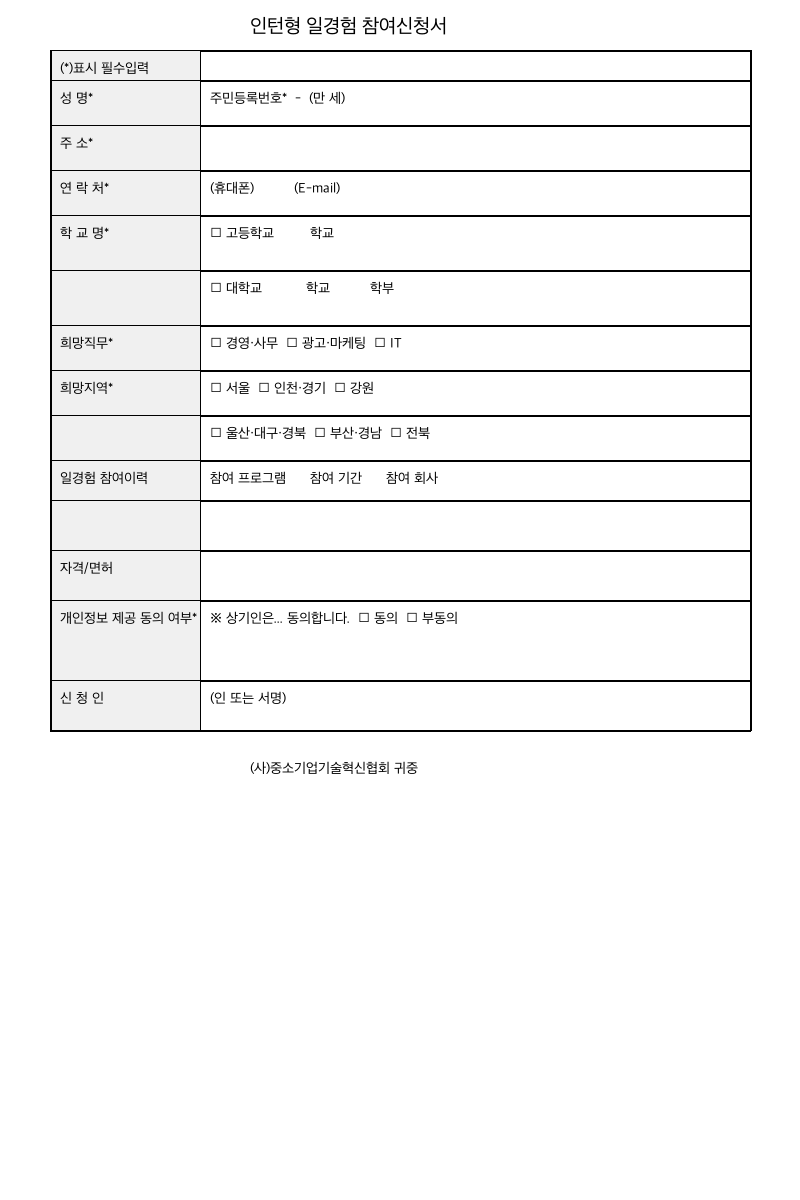
#> input picture eval/images/complex_form.png, 800 x 1200 px
$ python -i detector.py   (imports and definitions only)
#> lines starting #> are read from the running program, lines starting #| are printed output that depends on the picture; after the words box and inside, x2 and y2 are one past the last pixel; in counts of white or black regions, pixels touching at a corner belong together
from typing import List, Dict
import cv2
import numpy as np
from PIL import Image

from src.config import MAX_FIELDS


def _find_lines_with_params(binary: np.ndarray, h: int, w: int,
                             kernel_w: int, threshold_pct: float) -> List[int]:
    """주어진 파라미터로 가로선 y좌표를 찾는다."""
    h_kernel = cv2.getStructuringElement(cv2.MORPH_RECT, (kernel_w, 1))
    h_lines = cv2.morphologyEx(binary, cv2.MORPH_OPEN, h_kernel, iterations=1)

    row_sums = np.sum(h_lines, axis=1) / 255
    threshold = w * threshold_pct
    line_ys = np.where(row_sums > threshold)[0]
    return [int(y) for y in line_ys]


def _group_line_positions(line_ys: list, gap: int = 6) -> List[int]:
    """인접한 y좌표를 하나의 선으로 그룹화."""
    if len(line_ys) < 1:
        return []

    sorted_ys = sorted(set(line_ys))
    groups: List[int] = []
    current = [sorted_ys[0]]
    for y in sorted_ys[1:]:
        if y - current[-1] <= gap:
            current.append(y)
        else:
            groups.append(int(np.mean(current)))
            current = [y]
    groups.append(int(np.mean(current)))
    return groups


def _find_horizontal_line_positions(binary: np.ndarray, h: int, w: int) -> List[int]:
    """테이블의 가로선 y좌표들을 찾는다."""

    # 기본 감지: 넓은 커널 + 적절한 임계값
    all_ys = _find_lines_with_params(binary, h, w, max(w // 4, 100), 0.15)
    base_lines = _group_line_positions(all_ys)

    # 기본 감지 결과가 충분하면 그대로 사용
    if len(base_lines) >= 8:
        return base_lines

    # 부족하면 더 짧은 커널과 낮은 임계값으로 보강
    for kernel_ratio, thresh in [(6, 0.10), (8, 0.08)]:
        extra_ys = _find_lines_with_params(binary, h, w, max(w // kernel_ratio, 60), thresh)
        all_ys.extend(extra_ys)

    # 끊긴 선 복구 후 재시도
    repair_kernel = cv2.getStructuringElement(cv2.MORPH_RECT, (12, 1))
    repaired = cv2.dilate(binary, repair_kernel, iterations=1)
    repaired = cv2.erode(repaired, repair_kernel, iterations=1)
    extra_ys = _find_lines_with_params(repaired, h, w, max(w // 6, 60), 0.10)
    all_ys.extend(extra_ys)

    return _group_line_positions(all_ys)


def _has_label_text(gray: np.ndarray, y1: int, y2: int, w: int) -> bool:
    """행의 왼쪽 라벨 영역(~25%)에 유의미한 텍스트가 있는지 확인.

    텍스트가 없으면 이전 행의 연속(continuation)으로 판단.
    """
    label_w = int(w * 0.22)
    margin = 4
    roi = gray[y1 + margin:y2 - margin, margin:label_w]
    if roi.size == 0:
        return False

    # 어두운 픽셀(텍스트) 비율 계산 — 경계선 제외
    dark_ratio = float(np.mean(roi < 150))
    return dark_ratio > 0.02


def _merge_continuation_rows(rows: List[Dict], gray: np.ndarray, w: int) -> List[Dict]:
    """라벨 영역에 텍스트가 없는 연속 행을 이전 행과 병합."""
    if len(rows) < 2:
        return rows

    merged = [rows[0]]
    for row in rows[1:]:
        y1, y2 = row["bbox"][1], row["bbox"][3]
        if not _has_label_text(gray, y1, y2, w):
            # 이전 행과 병합: y2를 확장
            merged[-1]["bbox"][3] = y2
        else:
            merged.append(row)

    return merged


def _detect_bottom_content(gray: np.ndarray, last_table_y: int, h: int, w: int) -> List[Dict]:
    """테이블 아래 영역(서명란, 날짜 등)에 텍스트가 있으면 추가 행으로 반환."""
    if last_table_y >= h - 30:
        return []

    bottom_region = gray[last_table_y:h, 0:w]
    if bottom_region.size == 0:
        return []

    # 각 행의 텍스트 밀도 체크 — 테이블 경계선(dark > 0.5)은 제외
    col_dark = np.mean(bottom_region < 150, axis=1)
    text_ys = np.where((col_dark > 0.01) & (col_dark < 0.5))[0]
    if len(text_ys) == 0:
        return []

    content_start = last_table_y + int(text_ys[0])
    content_end = min(h, last_table_y + int(text_ys[-1]) + 10)

    if content_end - content_start < 20:
        return []

    return [{"bbox": [0, content_start, w, content_end]}]


def detect_form_rows(image: Image.Image) -> List[Dict]:
    """서류 이미지에서 테이블 행(row)을 감지한다."""
    img = np.array(image.convert("RGB"))
    gray = cv2.cvtColor(img, cv2.COLOR_RGB2GRAY)
    h, w = gray.shape

    blurred = cv2.GaussianBlur(gray, (3, 3), 0)

    # Adaptive threshold
    binary1 = cv2.adaptiveThreshold(
        blurred, 255,
        cv2.ADAPTIVE_THRESH_GAUSSIAN_C,
        cv2.THRESH_BINARY_INV, 15, 8,
    )

    # Otsu threshold (실제 사진에 더 강건)
    _, binary2 = cv2.threshold(blurred, 0, 255, cv2.THRESH_BINARY_INV + cv2.THRESH_OTSU)

    # 두 방법의 결과를 합침
    binary = cv2.bitwise_or(binary1, binary2)

    line_positions = _find_horizontal_line_positions(binary, h, w)

    if len(line_positions) < 2:
        line_positions = _find_horizontal_line_positions(binary1, h, w)

    if len(line_positions) < 2:
        return []

    rows: List[Dict] = []
    for i in range(len(line_positions) - 1):
        y1 = line_positions[i]
        y2 = line_positions[i + 1]
        row_h = y2 - y1

        if row_h < 20:
            continue

        if row_h > h * 0.40:
            continue

        roi = gray[y1:y2, 0:w]
        if roi.size > 0:
            white_ratio = float(np.mean(roi > 200))
            if white_ratio < 0.10:
                continue

        rows.append({"bbox": [0, y1, w, y2]})

    # 연속 행 병합 (라벨 영역에 텍스트 없는 행 → 이전 행과 합침)
    rows = _merge_continuation_rows(rows, gray, w)

    # 테이블 아래 서명/날짜 영역 추가
    if rows:
        last_table_y = rows[-1]["bbox"][3]
        bottom_rows = _detect_bottom_content(gray, last_table_y, h, w)
        rows.extend(bottom_rows)

    rows = rows[:MAX_FIELDS]

    for idx, item in enumerate(rows, start=1):
        item["id"] = idx

    return rows

>>> from PIL import Image
>>> picture = Image.open('../eval/images/complex_form.png')
#> picture is the input picture: PIL image 800x1200 RGB; min 0, max 255, mean 245.6
>>> result = detect_form_rows(picture)
#> in detect_form_rows, `binary1 = cv2.adaptiveThreshold( blurred, 255, cv2.ADAPTIVE_THRESH_GAU..`:
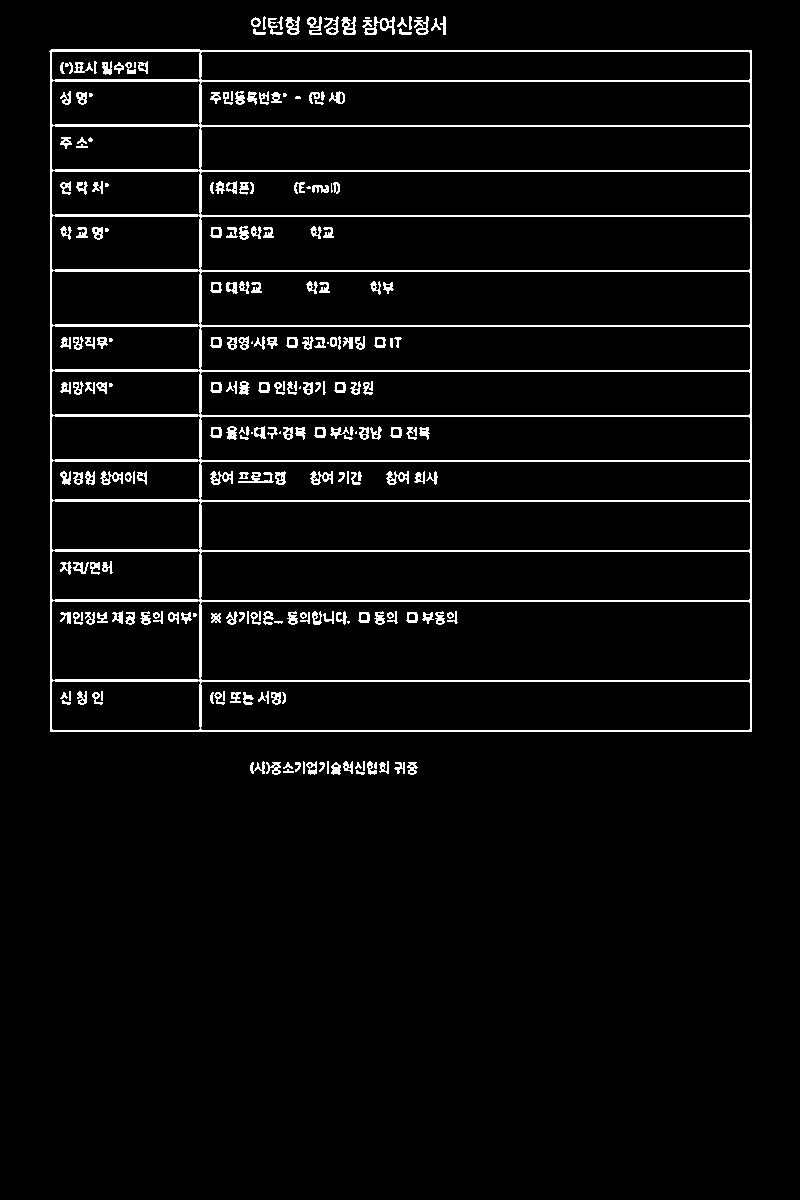
#> binary1: shape (1200, 800); 4.4% white in thin lines or dots, all inside (x1, y1, x2, y2) = (49, 16, 752, 775)
#> in detect_form_rows, `_, binary2 = cv2.threshold(blurred, 0, 255, cv2.THRESH_BINARY_INV + cv..`:
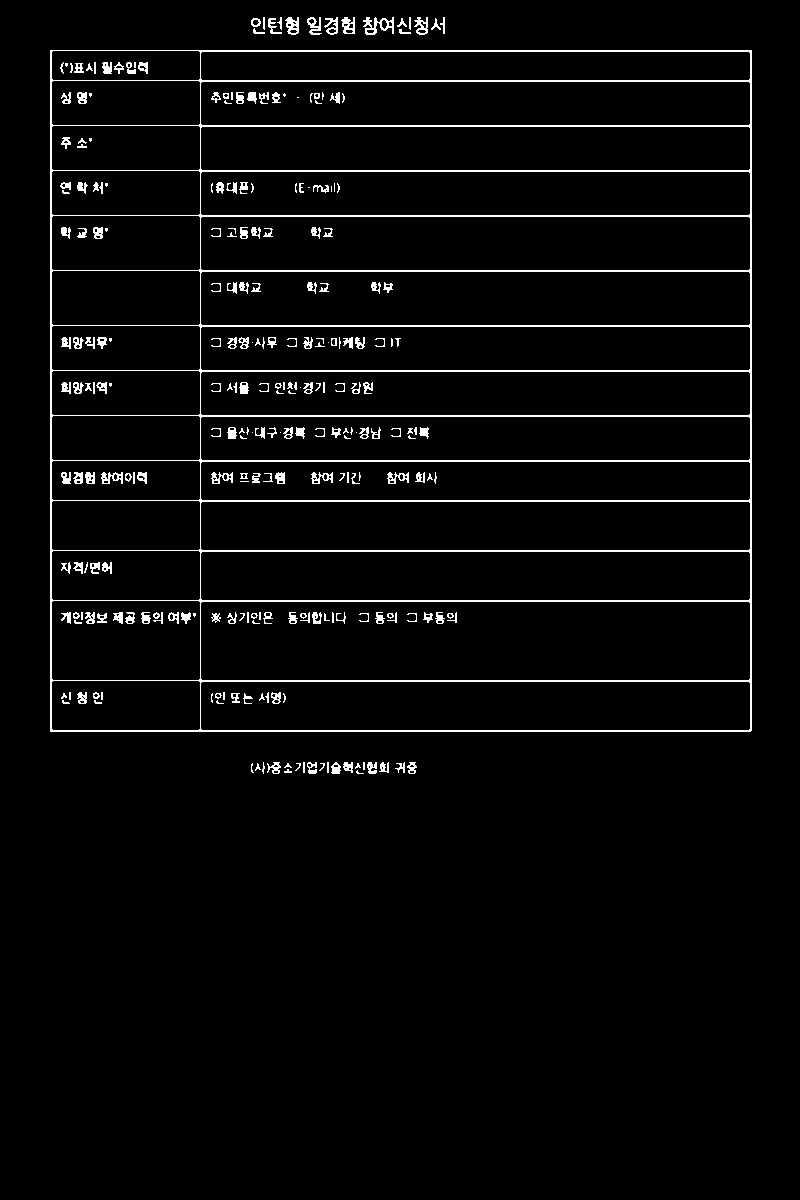
#> binary2: shape (1200, 800); 3.5% white in thin lines or dots, all inside (x1, y1, x2, y2) = (50, 17, 752, 774)
#> in _find_lines_with_params, `h_lines = cv2.morphologyEx(binary, cv2.MORPH_OPEN, h_kernel, iteration..`:
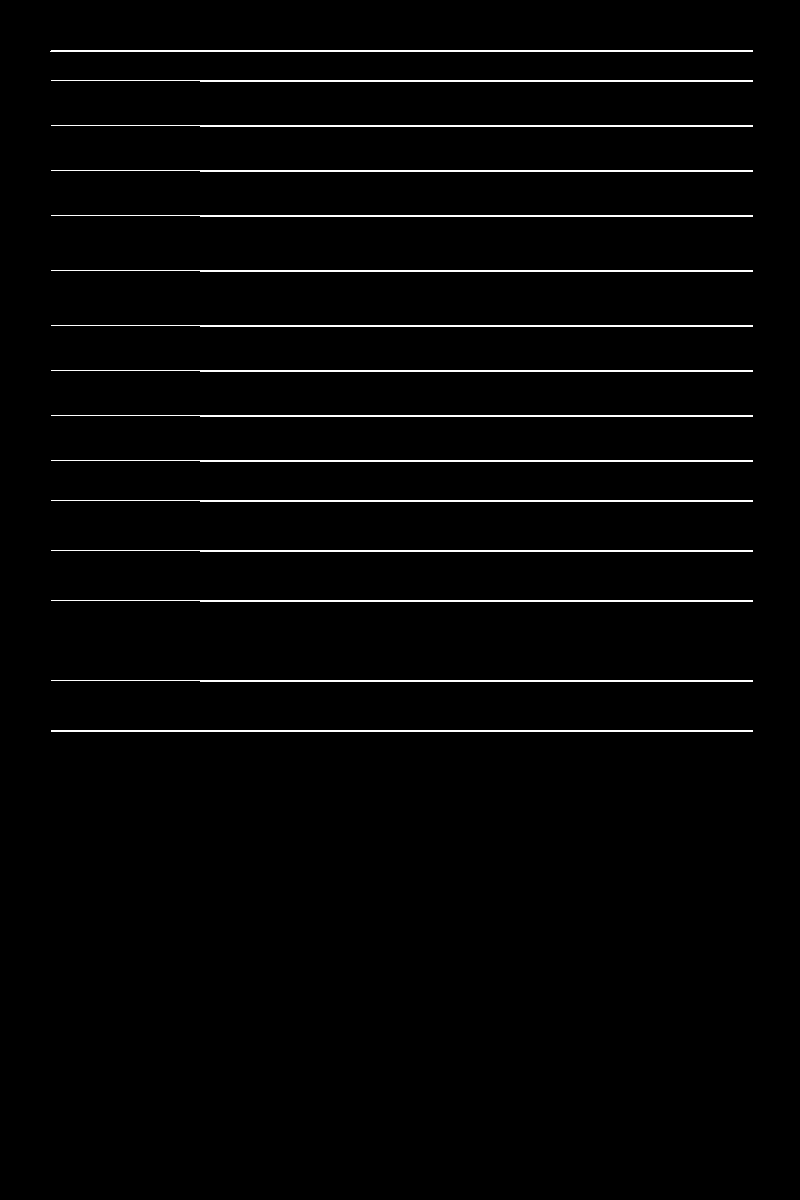
#> h_lines: shape (1200, 800); 2% white in thin lines or dots, all inside (x1, y1, x2, y2) = (50, 50, 753, 732)
#> in _find_lines_with_params, `row_sums = np.sum(h_lines, axis=1) / 255`: row_sums = 1200 values, max 703 at index 51, min 0 at index 0, mean 15.94
#> in _find_lines_with_params, `line_ys = np.where(row_sums > threshold)[0]`: line_ys = 30 values from 50 to 731
#> in _group_line_positions, `current = [sorted_ys[0]]`: current = [50]
#> the loop in _group_line_positions, `for y in sorted_ys[1:]:` made 29 passes
#> (y, current) on passes 2, 4, 6, 8, 10, 12, 14, 16: (80, [80]), (125, [125]), (170, [170]), (215, [215]), (270, [270]), (325, [325]), (370, [370]), (415, [415])
#> after the loop in _group_line_positions, `for y in sorted_ys[1:]:`: groups = [50, 80, 125, 170, 215, 270, 325, 370, 415, 460, 500, 550, 600, 680]
#> in _find_horizontal_line_positions, `base_lines = _group_line_positions(all_ys)`: base_lines = [50, 80, 125, 170, 215, 270, 325, 370, 415, 460, 500, 550, 600, 680, 730]
#> in detect_form_rows, `line_positions = _find_horizontal_line_positions(binary, h, w)`: line_positions has the same summary as base_lines in _find_horizontal_line_positions
#> the loop in detect_form_rows, `for i in range(len(line_positions) - 1):` made 14 passes
#> (y1, y2, row_h, white_ratio) on passes 1 to 8: (50, 80, 30, 0.923), (80, 125, 45, 0.938), (125, 170, 45, 0.955), (170, 215, 45, 0.942), (215, 270, 55, 0.952), (270, 325, 55, 0.956), (325, 370, 45, 0.931), (370, 415, 45, 0.934)
#> pass 1, in detect_form_rows, `roi = gray[y1:y2, 0:w]`:
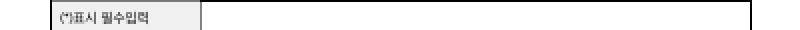
#> roi: shape (30, 800) (shown at 1/2 size); min 0, max 255, mean 234.9
#> pass 3, in detect_form_rows, `roi = gray[y1:y2, 0:w]`:
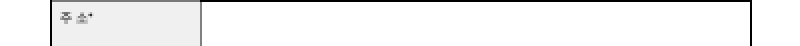
#> roi: shape (45, 800) (shown at 1/2 size); min 0, max 255, mean 241.4
#> after the loop in detect_form_rows, `for i in range(len(line_positions) - 1):`: rows = 14 items
#> the loop in _merge_continuation_rows, `for row in rows[1:]:` made 13 passes
#> (row, y1, y2, dark_ratio in _has_label_text) on passes 1 to 8: ({'bbox': [0, 80, 800, 125]}, 80, 125, 0.0303), ({'bbox': [0, 125, 800, 170]}, 125, 170, 0.0266), ({'bbox': [0, 170, 800, 215]}, 170, 215, 0.0372), ({'bbox': [0, 215, 800, 270]}, 215, 270, 0.0302), ({'bbox': [0, 270, 800, 325]}, 270, 325, 0.0116), ({'bbox': [0, 325, 800, 370]}, 325, 370, 0.0426), ({'bbox': [0, 370, 800, 415]}, 370, 415, 0.0448), ({'bbox': [0, 415, 800, 460]}, 415, 460, 0.0116)
#> pass 1, in _has_label_text, `roi = gray[y1 + margin:y2 - margin, margin:label_w]`:
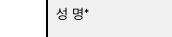
#> roi: shape (37, 172); min 0, max 255, mean 237.7
#> after the loop in _merge_continuation_rows, `for row in rows[1:]:`: merged = 11 items
#> in detect_form_rows, `last_table_y = rows[-1]["bbox"][3]`: last_table_y = 730
#> in _detect_bottom_content, `bottom_region = gray[last_table_y:h, 0:w]`:
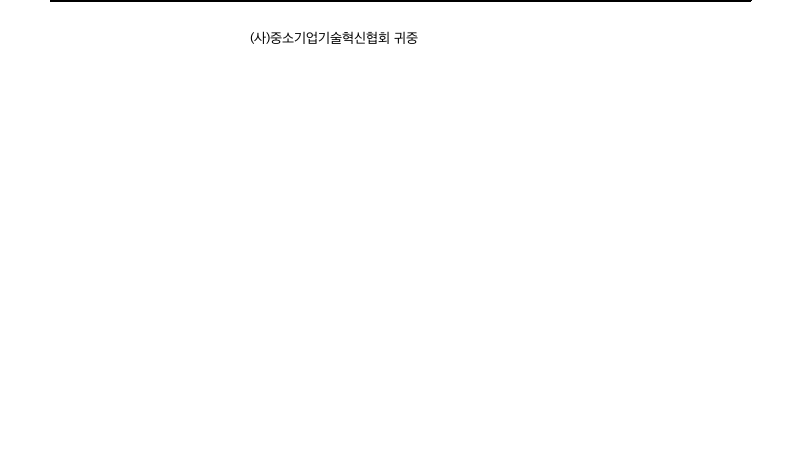
#> bottom_region: shape (470, 800); min 0, max 255, mean 253.7
#> in _detect_bottom_content, `col_dark = np.mean(bottom_region < 150, axis=1)`: col_dark = 470 values, max 0.877 at index 0, min 0 at index 2, mean 0.00548
#> in _detect_bottom_content, `text_ys = np.where((col_dark > 0.01) & (col_dark < 0.5))[0]`: text_ys = [32, 33, 34, 35, 36, 37, 38, 39, 40, 41, 42, 43]
#> in _detect_bottom_content, `content_start = last_table_y + int(text_ys[0])`: content_start = 762
#> in _detect_bottom_content, `content_end = min(h, last_table_y + int(text_ys[-1]) + 10)`: content_end = 783
#> in detect_form_rows, `bottom_rows = _detect_bottom_content(gray, last_table_y, h, w)`: bottom_rows = 1 item
#> in detect_form_rows, `rows = rows[:MAX_FIELDS]`: rows = 12 items
#> the loop in detect_form_rows, `for idx, item in enumerate(rows, start=1):` made 12 passes
#> result = 12 items
